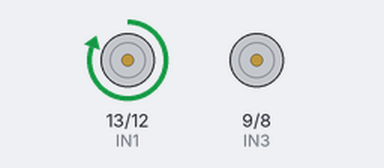
This sketch was run on a simulated Arduino Uno, built with avr-gcc and run on an emulated ATmega328P. Shown: motor-driver pin pairs drawn as motors (green arrow = first pin HIGH = forward, orange = second pin HIGH = backward, longer = more drive, scaled by the enable pin).

Above: at 0.1 s.
At 8.1 s:
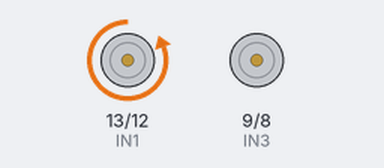
At 16.1 s:
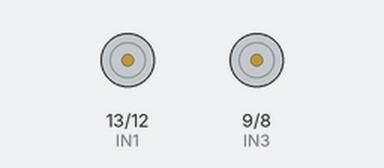
At 38.1 s:
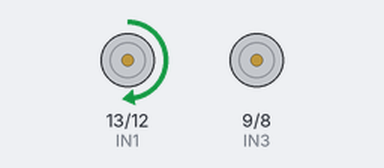
Timing chart, 0 to 39.6 s (numbered marks = the images above):
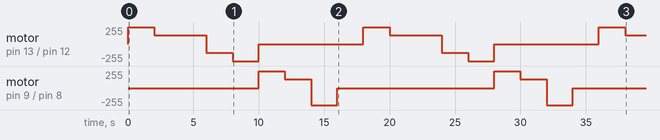

The sketch:

arduino.ino
```cpp
#define IN1 13
#define IN2 12
#define ENA 11
#define IN3 9
#define IN4 8
#define ENB 10

void setup() {
  pinMode(IN1, OUTPUT);
  pinMode(IN2, OUTPUT);
  pinMode(ENA, OUTPUT);
  pinMode(IN3, OUTPUT);
  pinMode(IN4, OUTPUT);
  pinMode(ENB, OUTPUT);
}

void loop() {
  digitalWrite(IN1, HIGH);
  digitalWrite(IN2, LOW);
  analogWrite(ENA, 255);
  digitalWrite(IN3, LOW);
  digitalWrite(IN4, LOW);
  analogWrite(ENB, 0);
  delay(2000);

  digitalWrite(IN1, HIGH);
  digitalWrite(IN2, LOW);
  analogWrite(ENA, 128);
  digitalWrite(IN3, LOW);
  digitalWrite(IN4, LOW);
  analogWrite(ENB, 0);
  delay(2000);

  digitalWrite(IN1, HIGH);
  digitalWrite(IN2, LOW);
  analogWrite(ENA, 128);
  digitalWrite(IN3, LOW);
  digitalWrite(IN4, LOW);
  analogWrite(ENB, 0);
  delay(2000);

  digitalWrite(IN1, LOW);
  digitalWrite(IN2, HIGH);
  analogWrite(ENA, 128);
  digitalWrite(IN3, LOW);
  digitalWrite(IN4, LOW);
  analogWrite(ENB, 0);
  delay(2000);

  digitalWrite(IN1, LOW);
  digitalWrite(IN2, HIGH);
  analogWrite(ENA, 255);
  digitalWrite(IN3, LOW);
  digitalWrite(IN4, LOW);
  analogWrite(ENB, 0);
  delay(2000);

  digitalWrite(IN1, LOW);
  digitalWrite(IN2, LOW);
  analogWrite(ENA, 0);
  digitalWrite(IN3, HIGH);
  digitalWrite(IN4, LOW);
  analogWrite(ENB, 255);
  delay(2000);

  digitalWrite(IN1, LOW);
  digitalWrite(IN2, LOW);
  analogWrite(ENA, 0);
  digitalWrite(IN3, HIGH);
  digitalWrite(IN4, LOW);
  analogWrite(ENB, 128);
  delay(2000);

  digitalWrite(IN1, LOW);
  digitalWrite(IN2, LOW);
  analogWrite(ENA, 0);
  digitalWrite(IN3, LOW);
  digitalWrite(IN4, HIGH);
  analogWrite(ENB, 255);
  delay(2000);

  digitalWrite(IN1, LOW);
  digitalWrite(IN2, LOW);
  analogWrite(ENA, 0);
  digitalWrite(IN3, LOW);
  digitalWrite(IN4, LOW);
  analogWrite(ENB, 0);
  delay(2000);
}
```

Measured:
- by itself, motor on pin 13 (IN1) / pin 12 (IN2): repeats every 18.0 s: forward 128/255 4.0 s, backward 128/255 2.0 s, backward 255/255 2.0 s, stopped 8.0 s, forward 255/255 2.0 s
- by itself, motor on pin 9 (IN3) / pin 8 (IN4): stopped → forward 255/255 at 10.0 s, → forward 128/255 2.0 s later, → backward 255/255 2.0 s later, → stopped 2.0 s later, … (8 changes in this stretch)
